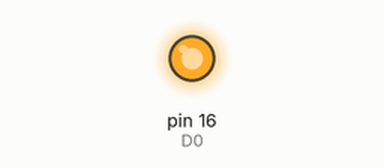
This sketch was run on a simulated Arduino Uno, built with avr-gcc and run on an emulated ATmega328P. Parts: output pins drawn as LEDs (lit = HIGH).

Above: at 0.5 s.
At 10.5 s:
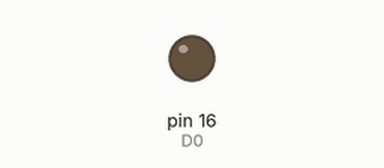
Timing chart, 0 to 11.7 s (numbered marks = the images above):
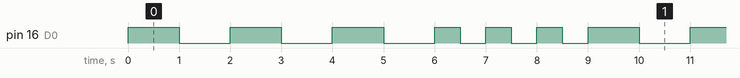

The sketch:

Blink.ino
```cpp
#define D0 16
#define led D0

void setup(){
  pinMode(led,OUTPUT);
}


void loop(){

  for(int i=0 ; i<3 ; i++){
    digitalWrite(led,1);
    delay(1000);
    digitalWrite(led,0);
    delay(1000);
  }
  for( int j=0 ; j<3 ; j++){
    digitalWrite(led,1);
    delay(500);
    digitalWrite(led,0);
    delay(500);
  }
}
```

Measured:
- by itself, pin 16 (D0): repeats every 9.0 s: 2 × (LOW 1.0 s, HIGH 1.0 s), LOW 1.0 s, 3 × (HIGH 0.50 s, LOW 0.50 s), HIGH 1.0 s
- by itself, everything shown: repeats every 9.0 s, in 12 steps
